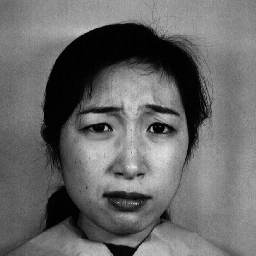
#> input picture dataset/JAFFE/training_set/disgust/KA.DI1.42.tiff, 256 x 256 px, found by its file name; its folder holds only this picture in this run
$ python face.py
#> lines starting #> are read from the running program, lines starting #| are printed output that depends on the picture
import os
import numpy as np
import cv2
import matplotlib.pyplot as plt
import pickle
import sklearn
import seaborn

from skimage.feature import hog
from sklearn.tree import DecisionTreeClassifier
from sklearn.cluster import KMeans
from scipy.spatial.distance import cdist
from sklearn.model_selection import train_test_split
from sklearn.neighbors import KNeighborsClassifier
from sklearn.metrics import accuracy_score, precision_score, recall_score, confusion_matrix
from sklearn.linear_model import LogisticRegression
from sklearn.ensemble import RandomForestClassifier
from skimage import io
from PIL import Image
from sklearn.naive_bayes import GaussianNB


def extract_hog_features(X):
    image_descriptors = []
    for i in range(len(X)):                                         # 此处的X为之前训练部分所有图像的矩阵形式拼接而来，
        # print(i)                                                  # 所以len(X)实为X中矩阵的个数，即训练部分图像的个数
        fd, _ = hog(X[i], orientations=9, pixels_per_cell=(16, 16), cells_per_block=(16, 16),
                            block_norm='L2-Hys', visualize=True)    # 此处的参数细节详见其他文章
        image_descriptors.append(fd)                                # 拼接得到所有图像的hog特征
    return image_descriptors                                        # 返回的是训练部分所有图像的hog特征


def extract_hog_features_single(X):
    image_descriptors_single = []
    fd, _ = hog(X, orientations=9, pixels_per_cell=(16, 16), cells_per_block=(16, 16),
                            block_norm='L2-Hys', visualize=True)
    image_descriptors_single.append(fd)
    return image_descriptors_single


def read_data(label2id):
    X = []
    Y = []
    path =r'/Users/jiayanhao/OpenBaseLab-Edu/dataset/JAFFE/training_set'
    for label in os.listdir(path):
        for img_file in os.listdir(os.path.join(path, label)):              # 遍历
            image = cv2.imread(os.path.join(path, label, img_file))         # 读取图像
#> image is the input picture: shape (256, 256, 3); min 0, max 238, mean 104.6
            result = image/255.0                                            # 图像归一化
            res = cv2.cvtColor(image, cv2.COLOR_BGR2GRAY)                   # 转灰度
            # cv2.waitKey(0)
            cv2.destroyAllWindows()
            X.append(res)                                                   # 将读取到的所有图像的矩阵形式拼接在一起
            Y.append(label2id[label])                                       # 将读取到的所有图像的标签拼接在一起
    return X, Y                                                             # 返回的X,Y分别是图像的矩阵表达和图像的标签


'''
#svm算法
#svm = sklearn.svm.SVC(C = 10, kernel='linear') # acc = 0.9
svm =sklearn.svm.SVC(C=2, kernel='rbf', gamma=10, decision_function_shape='ovr')      #acc=0.9534
svm.fit(X_train, Y_train)
Y_predict = svm.predict(X_test)
'''

'''
#knn算法
knn = KNeighborsClassifier(n_neighbors=1)     #0.93
knn.fit(X_train,Y_train)
print(knn)
print('测试数据集得分：{:.2f}'.format(knn.score(X_test,Y_test)))
Y_predict = knn.predict(X_test)
'''

'''
#决策树算法   0.3+
tree_D = DecisionTreeClassifier()
tree_D.fit(X_train, Y_train)
Y_predict = tree_D.predict(X_test)
'''
'''
#朴素贝叶斯分类   0.67+
mlt=GaussianNB()
mlt.fit(X_train, Y_train)
Y_predict = mlt.predict(X_test)
'''
'''
#逻辑回归分类  0.488
logistic = LogisticRegression()
logistic.fit(X_train, Y_train)
Y_predict = logistic.predict(X_test)
'''


def train_and_infer():
    label2id = {'angry': 0, 'disgust': 1, 'fear': 2, 'happy': 3, 'neutral': 4, 'sad': 5, 'surprise': 6}
    X, Y = read_data(label2id)
#> X = 2 items; Y = [1, 2]
    X_features = extract_hog_features(X)
#> the loop in extract_hog_features, `for i in range(len(X)):` made 2 passes
#> after the loop in extract_hog_features, `for i in range(len(X)):`: image_descriptors = 2 items
#> X_features = 2 items
    X_train, X_test, Y_train, Y_test = train_test_split(X_features, Y, test_size=0.25, random_state=42)
#> X_train = 1 item; X_test = 1 item; Y_train = [1]; Y_test = [2]

    Forest = RandomForestClassifier(n_estimators=180,random_state=0)
    Forest.fit(X_train, Y_train)
    Y_predict = Forest.predict(X_test)
#> Y_predict = [1]

    acc = accuracy_score(Y_test, Y_predict)
#> acc = 0
    precision = precision_score(Y_test, Y_predict, average='macro')
#> precision = 0
    recall = recall_score(Y_test, Y_predict, average='macro')
#> recall = 0
    cm = confusion_matrix(Y_test, Y_predict)
#> cm = [[0, 0], [1, 0]]
    print(cm)
#| [[0 0]
#|  [1 0]]
    print('Acc: ', acc)
#| Acc:  0.0
    print('Precision: ', precision)
#| Precision:  0.0
    print('Recall: ', recall)
#| Recall:  0.0

    xtick = ['angry', 'disgust', 'fear', 'happy', 'neutral', 'sad', 'surprise']
    ytick = xtick

    f, ax = plt.subplots(figsize=(7, 5))
    ax.tick_params(axis='y', labelsize=15)
    ax.tick_params(axis='x', labelsize=15)

    seaborn.set(font_scale=1.2)
    plt.rc('font',family='Times New Roman', size=15)

    seaborn.heatmap(cm,fmt='g', cmap='Blues', annot=True, cbar=True,xticklabels=xtick, yticklabels=ytick, ax=ax)

    plt.title('Confusion Matrix', fontsize='x-large')

    plt.show()
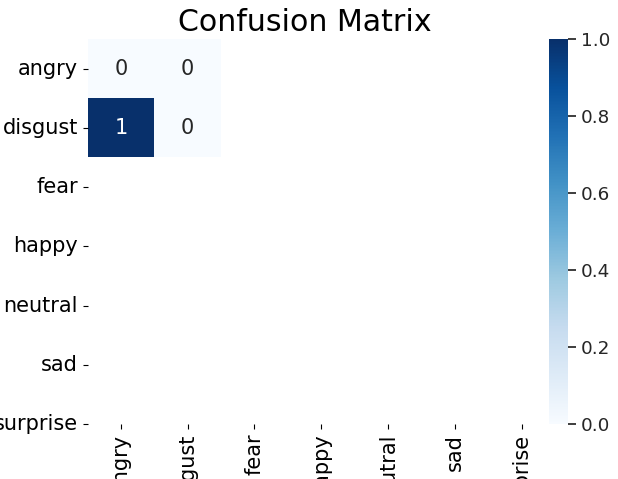
#> figure drawn by matplotlib, 2 panels


    # 下面为同一文件夹下多张图片的表情识别
    # labelid2 = {0:'angry',1: 'disgust',2: 'fear',3:'happy',4:'neutral',5:'sad',6:'surprise'}
    path=r'/Users/jiayanhao/OpenBaseLab-Edu/dataset/JAFFE/testing_set'
    i = 1
#> (the run stopped early here; a loop or call above may not have finished)
